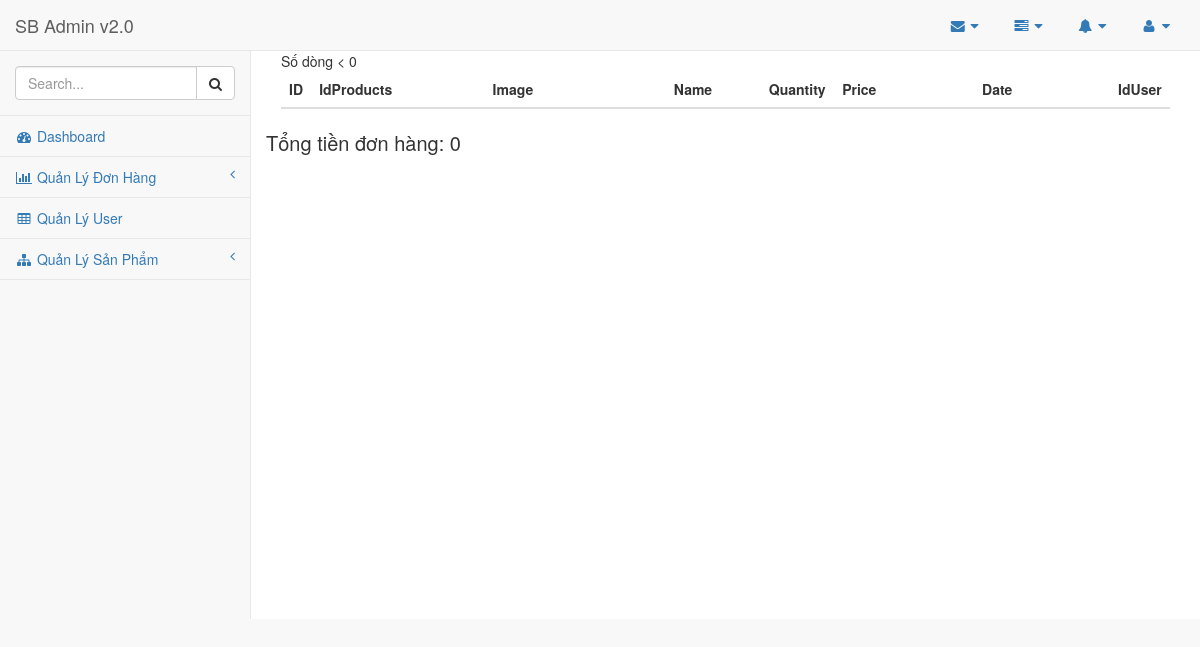
The app's page /Views/admin/pages/orderdetail.php?iduser=73987, older data.
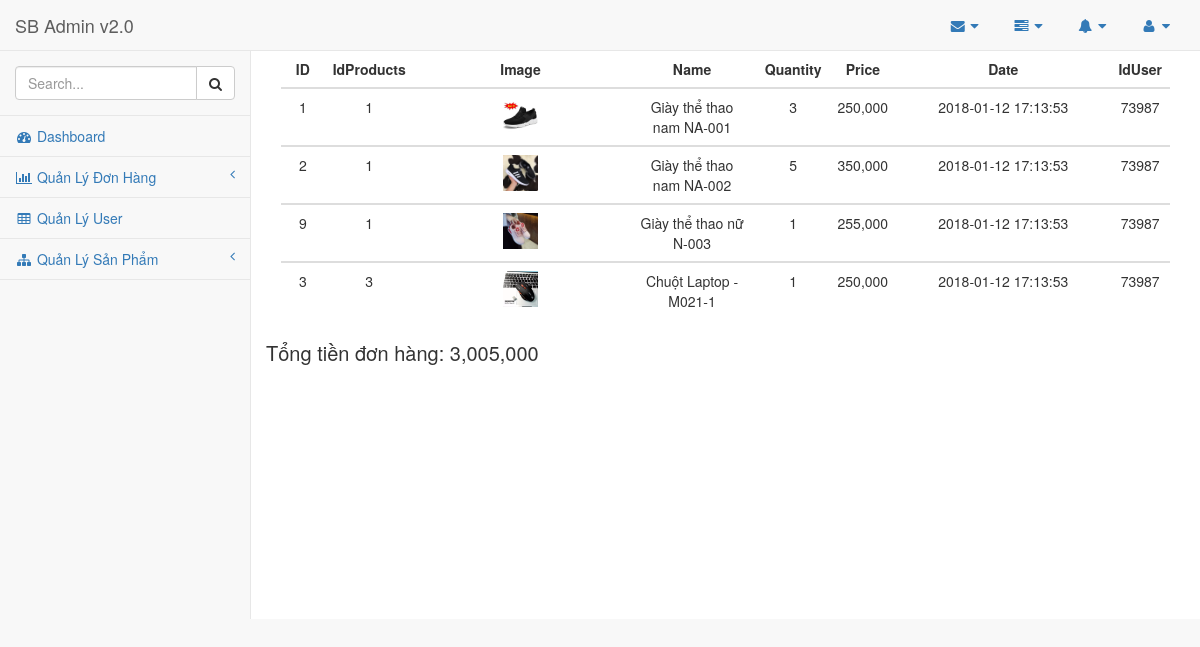
The same page, newer data.
### tables this page shows
CREATE TABLE `orderdetail` (
  `id` int(11) NOT NULL,
  `idproducts` int(11) NOT NULL,
  `image` varchar(255) NOT NULL,
  `name` varchar(255) NOT NULL,
  `quantity` int(11) NOT NULL,
  `price` int(11) NOT NULL,
  `date` datetime NOT NULL,
  `iduser` int(11) NOT NULL
);

### models/mSelectAllAdmin.php (called while the page is built, shortened)
<?php
	include_once '../../../models/database.php';
	class mSelectAllAdmin extends database
	{
		public function SelectAllAdmin($sql)
		{
			$conn = parent::getcon();
			$list = parent::selectDB1($conn, $sql);
			return $list;
		}
	}
 ?>

### controllers/cSelectAllAdmin.php (called while the page is built, shortened)
<?php
	class cSelectAllAdmin
	{
		public function SelectAllAdmin($sql)
		{
			include_once '../../../models/mSelectAllAdmin.php';
			$temp = new mSelectAllAdmin();
			$list = $temp->SelectAllAdmin($sql);
			return $list;
		}
	}
 ?>

### Views/admin/pages/orderdetail.php (the view, shortened to what this page needs)
<?php
    include 'header.php';
    include 'leftcontent.php';
 ?>
    <div id="page-wrapper">
        <?php
            include '../../../controllers/cSelectAllAdmin.php';
            $iduser = $_GET['iduser'];
            $sql = "SELECT * FROM orderdetail WHERE iduser = ".$iduser."";
            $temp = new cSelectAllAdmin();
            $orderdetail = $temp->SelectAllAdmin($sql);
         ?>
        <div class="table-responsive">
            <table class="table table-hover">
                <thead>
                    <tr>
                         <th style="width: 01%;text-align: center">ID</th>
                         <th style="width: 01%;text-align: center">IdProducts</th>
                         <th style="width: 025%;text-align: center">Image</th>
                         <th style="width: 015%;text-align: center">Name</th>
                         <th style="width: 05%;text-align: center">Quantity</th>
                         <th style="width: 05%;text-align: center">Price</th>
                         <th style="width: 025%;text-align: center">Date</th>
                         <th style="width: 05%;text-align: center">IdUser</th>
                    </tr>
                 </thead>
                 <?php $total = 0; ?>
                 <?php foreach($orderdetail as $list): ?>
                 <tbody>
                     <tr>
                         <td style="width: 05%;text-align: center"><?php echo $list['id']?></td>
                         <td style="width: 05%;text-align: center"><?php echo $list['idproducts']?></td>
                         <td style="width: 02%;text-align: center"><img src="../../../public/images/<?php echo $list['image']?>"  style="width: 18%"></td>
                         <td style="width: 015%;text-align: center"><?php echo $list['name']?></td>
                         <td style="width: 05%;text-align: center"><?php echo $list['quantity']?></td>
                         <td style="width: 05%;text-align: center"><?php echo number_format($list['price'])?></td>
                         <td style="width: 025%;text-align: center"><?php echo $list['date']?></td>
                         <td style="width: 05%;text-align: center"><?php echo $list['iduser']?></td>
                         <?php
                            $list['total'] = $list['quantity'] * $list['price'];
                            $total = $total + $list['total'];
                          ?>
                     </tr>
                 </tbody>
             <?php endforeach; ?>
            </table>
        </div>
        <div class="row" style="font-size: 20px">Tổng tiền đơn hàng: <?php echo number_format($total); ?></div>
    </div>
</body>
</html>

### models/database.php (shortened to what this page needs)
<?php
	class database
	{
		protected $row = array();
		public function selectDB1($con,$sql)
		{
			$result = mysqli_query($con,$sql);
			if(mysqli_num_rows($result) > 0)
			{
				while($row = mysqli_fetch_assoc($result))
				{
					$this->row[$row['id']] = $row;
				}
				return $this->row;
			}
			else
				echo "Số dòng < 0";
		}
	}
 ?>

Row changes from the older to the newer data that the page shows:
added orderdetail: id "1", idproducts "1", image (picture), name "Giày thể thao nam NA-001", quantity "3", price "250,000", date "2018-01-12 17:13:53", iduser "73987"
added orderdetail: id "2", idproducts "1", image (picture), name "Giày thể thao nam NA-002", quantity "5", price "350,000", date "2018-01-12 17:13:53", iduser "73987"
added orderdetail: id "9", idproducts "1", image (picture), name "Giày thể thao nữ N-003", quantity "1", price "255,000", date "2018-01-12 17:13:53", iduser "73987"
added orderdetail: id "3", idproducts "3", image (picture), name "Chuột Laptop - M021-1", quantity "1", price "250,000", date "2018-01-12 17:13:53", iduser "73987"
Text that changed along with them:
$total: "0" → "3,005,000"
text no longer shown: "Số dòng < 0"
